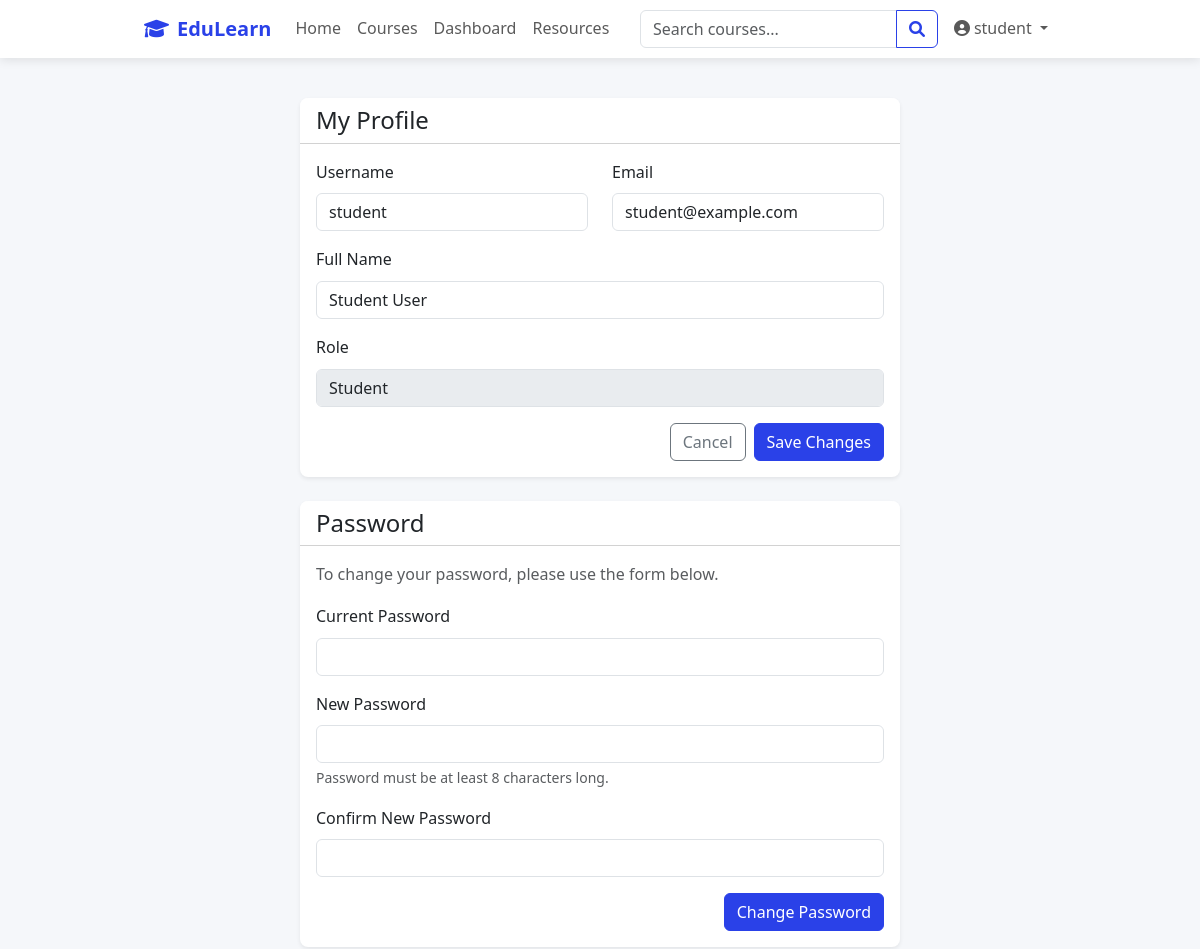
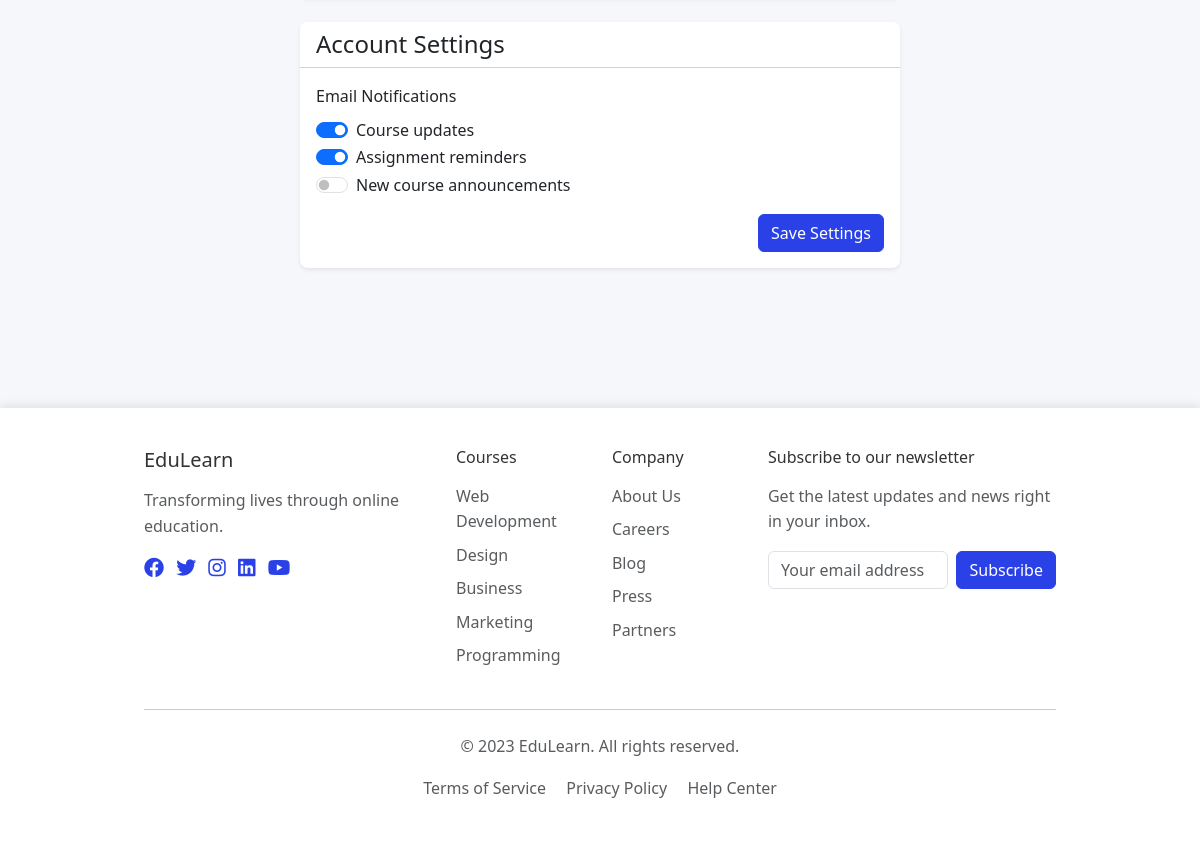
The app's page /profile (signed in) with its own data (2 pictures, top to bottom).
### models.py (models this page shows, shortened)
class User(UserMixin, db.Model):
    id = db.Column(db.Integer, primary_key=True)
    username = db.Column(db.String(64), unique=True, nullable=False)
    email = db.Column(db.String(120), unique=True, nullable=False)
    password_hash = db.Column(db.String(256), nullable=False)
    role = db.Column(db.String(20), nullable=False)  # 'student', 'instructor', 'admin'
    created_at = db.Column(db.DateTime, default=datetime.utcnow)
    student_profile = db.relationship('Student', backref='user', uselist=False)
    instructor_profile = db.relationship('Instructor', backref='user', uselist=False)
    def is_admin(self):
        return self.role == 'admin'
    def is_instructor(self):
        return self.role == 'instructor'
    def is_student(self):
        return self.role == 'student'

class Student(db.Model):
    id = db.Column(db.Integer, primary_key=True)
    user_id = db.Column(db.Integer, db.ForeignKey('user.id'), nullable=False)
    full_name = db.Column(db.String(120), nullable=False)
    enrollments = db.relationship('Enrollment', back_populates='student', cascade='all, delete-orphan')
    submissions = db.relationship('Submission', backref='student', lazy='dynamic')

### routes.py (the view, shortened to what this page needs)
@app.route('/profile', methods=['GET', 'POST'])
@login_required
def profile():
    form = UserForm()
    if request.method == 'GET':
        form.username.data = current_user.username
        form.email.data = current_user.email
        form.role.data = current_user.role
        if current_user.is_student():
            form.full_name.data = current_user.student_profile.full_name
        elif current_user.is_instructor():
            form.full_name.data = current_user.instructor_profile.full_name
            form.expertise.data = current_user.instructor_profile.expertise
    return render_template('auth/profile.html', form=form)

### forms.py (shortened to what this page needs)
class UserForm(FlaskForm):
    username = StringField('Username', validators=[DataRequired(), Length(min=4, max=64)])
    email = StringField('Email', validators=[DataRequired(), Email()])
    password = PasswordField('Password', validators=[Optional()])
    password2 = PasswordField('Confirm Password', validators=[Optional(), EqualTo('password')])
    full_name = StringField('Full Name', validators=[DataRequired(), Length(max=120)])
    role = SelectField('Role', choices=[('student', 'Student'), ('instructor', 'Instructor'), ('admin', 'Admin')], validators=[DataRequired()])
    expertise = StringField('Expertise (for instructors)', validators=[Optional(), Length(max=120)])
    submit = SubmitField('Save User')

### app.py (called while the page is built)
@login_manager.user_loader
def load_user(user_id):
    from models import User
    return User.query.get(int(user_id))

### templates/auth/profile.html (shortened to what this page needs)
{% extends "base.html" %}
{% block content %}
<div class="container">
    <div class="row">
        <div class="col-md-8 mx-auto">
            <div class="card shadow-sm">
                <div class="card-header bg-white">
                    <h4 class="mb-0">My Profile</h4>
                </div>
                <div class="card-body">
                    <form method="POST" class="needs-validation" novalidate>
                        <div class="row">
                            <div class="col-md-6 mb-3">
                                <label for="username" class="form-label">Username</label>
                                {{ form.username(class_="form-control", id="username") }}
                            </div>
                            <div class="col-md-6 mb-3">
                                <label for="email" class="form-label">Email</label>
                                {{ form.email(class_="form-control", id="email") }}
                            </div>
                        </div>
                        <div class="mb-3">
                            <label for="full_name" class="form-label">Full Name</label>
                            {{ form.full_name(class_="form-control", id="full_name") }}
                        </div>
                        <div class="mb-3">
                            <label for="role" class="form-label">Role</label>
                            {{ form.role(class_="form-control", id="role", disabled="disabled") }}
                        </div>
                        <div class="d-flex justify-content-end">
                            <a href="{{ url_for('dashboard') }}" class="btn btn-outline-secondary me-2">Cancel</a>
                            {{ form.submit(class_="btn btn-primary", value="Save Changes") }}
                        </div>
                    </form>
                </div>
            </div>
            <div class="card shadow-sm mt-4">
                <div class="card-header bg-white">
                    <h4 class="mb-0">Password</h4>
                </div>
                <div class="card-body">
                    <p class="text-muted">To change your password, please use the form below.</p>
                    <form method="POST" action="#" class="needs-validation" novalidate>
                        <div class="mb-3">
                            <label for="current_password" class="form-label">Current Password</label>
                            <input type="password" class="form-control" id="current_password" name="current_password" required>
                        </div>
                        <div class="mb-3">
                            <label for="new_password" class="form-label">New Password</label>
                            <input type="password" class="form-control" id="new_password" name="new_password" required>
                            <div class="form-text">Password must be at least 8 characters long.</div>
                        </div>
                        <div class="mb-3">
                            <label for="confirm_password" class="form-label">Confirm New Password</label>
                            <input type="password" class="form-control" id="confirm_password" name="confirm_password" required>
                        </div>
                        <div class="d-flex justify-content-end">
                            <button type="submit" class="btn btn-primary">Change Password</button>
                        </div>
                    </form>
                </div>
            </div>
            <div class="card shadow-sm mt-4">
                <div class="card-header bg-white">
                    <h4 class="mb-0">Account Settings</h4>
                </div>
                <div class="card-body">
                    <div class="mb-3">
                        <label class="form-label d-block">Email Notifications</label>
                        <div class="form-check form-switch">
                            <input class="form-check-input" type="checkbox" id="course_updates" checked>
                            <label class="form-check-label" for="course_updates">Course updates</label>
                        </div>
                        <div class="form-check form-switch">
                            <input class="form-check-input" type="checkbox" id="assignment_reminders" checked>
                            <label class="form-check-label" for="assignment_reminders">Assignment reminders</label>
                        </div>
                        <div class="form-check form-switch">
                            <input class="form-check-input" type="checkbox" id="new_courses">
                            <label class="form-check-label" for="new_courses">New course announcements</label>
                        </div>
                    </div>
                    <div class="d-flex justify-content-end">
                        <button type="button" class="btn btn-primary">Save Settings</button>
                    </div>
                </div>
            </div>
        </div>
    </div>
</div>
{% endblock %}

### templates/base.html (shortened to what this page needs)
<!DOCTYPE html>
<html lang="en">
<head>
    <link href="https://cdn.jsdelivr.net/npm/bootstrap@5.3.0/dist/css/bootstrap.min.css" rel="stylesheet">
    <link rel="stylesheet" href="https://cdnjs.cloudflare.com/ajax/libs/font-awesome/6.0.0/css/all.min.css">
    <link rel="stylesheet" href="{{ url_for('static', filename='css/main.css') }}">
    <link rel="stylesheet" href="{{ url_for('static', filename='css/course-images.css') }}">
</head>
<body>
    <div class="content-wrapper">
        <nav class="navbar navbar-expand-lg navbar-light">
            <div class="container">
                <a class="navbar-brand" href="{{ url_for('index') }}">
                    <i class="fas fa-graduation-cap me-2"></i>EduLearn
                </a>
                <div class="collapse navbar-collapse" id="navbarNav">
                    <ul class="navbar-nav me-auto">
                        <li class="nav-item">
                            <a class="nav-link" href="{{ url_for('index') }}">Home</a>
                        </li>
                        <li class="nav-item">
                            <a class="nav-link" href="{{ url_for('courses') }}">Courses</a>
                        </li>
                        {% if current_user.is_authenticated %}
                        <li class="nav-item">
                            <a class="nav-link" href="{{ url_for('dashboard') }}">Dashboard</a>
                        </li>
                        {% endif %}
                        <li class="nav-item">
                            <a class="nav-link" href="#">Resources</a>
                        </li>
                    </ul>
                    <form class="d-flex me-2" id="search-form">
                        <div class="input-group">
                            <input class="form-control" type="search" placeholder="Search courses..."
                                aria-label="Search">
                            <button class="btn btn-outline-primary" type="submit">
                                <i class="fas fa-search"></i>
                            </button>
                        </div>
                    </form>
                    <div class="navbar-nav">
                        {% if current_user.is_authenticated %}
                        <div class="nav-item dropdown">
                            <a class="nav-link dropdown-toggle" href="#" id="navbarDropdown" role="button"
                                data-bs-toggle="dropdown" aria-expanded="false">
                                <i class="fas fa-user-circle me-1"></i>{{ current_user.username }}
                            </a>
                        </div>
                        {% else %}
                        <a class="nav-link" href="{{ url_for('login') }}">Login</a>
                        <a class="btn btn-primary ms-2" href="{{ url_for('register') }}">Register</a>
                        {% endif %}
                    </div>
                </div>
            </div>
        </nav>
        <main class="py-4">
            {% block content %}{% endblock %}
        </main>
    </div>
    <footer class="footer">
        <div class="container">
            <div class="row">
                <div class="col-md-4 mb-4 mb-md-0">
                    <h5 class="mb-3">EduLearn</h5>
                    <p class="text-muted">Transforming lives through online education.</p>
                    <div class="social-icons mt-3">
                        <a href="#" class="me-2"><i class="fab fa-facebook fa-lg"></i></a>
                        <a href="#" class="me-2"><i class="fab fa-twitter fa-lg"></i></a>
                        <a href="#" class="me-2"><i class="fab fa-instagram fa-lg"></i></a>
                        <a href="#" class="me-2"><i class="fab fa-linkedin fa-lg"></i></a>
                        <a href="#" class="me-2"><i class="fab fa-youtube fa-lg"></i></a>
                    </div>
                </div>
                <div class="col-md-2 col-6 mb-4 mb-md-0">
                    <h6 class="mb-3">Courses</h6>
                    <ul class="list-unstyled">
                        <li class="mb-2"><a href="#" class="text-muted">Web Development</a></li>
                        <li class="mb-2"><a href="#" class="text-muted">Design</a></li>
                        <li class="mb-2"><a href="#" class="text-muted">Business</a></li>
                        <li class="mb-2"><a href="#" class="text-muted">Marketing</a></li>
                        <li class="mb-2"><a href="#" class="text-muted">Programming</a></li>
                    </ul>
                </div>
                <div class="col-md-2 col-6 mb-4 mb-md-0">
                    <h6 class="mb-3">Company</h6>
                    <ul class="list-unstyled">
                        <li class="mb-2"><a href="#" class="text-muted">About Us</a></li>
                        <li class="mb-2"><a href="#" class="text-muted">Careers</a></li>
                        <li class="mb-2"><a href="#" class="text-muted">Blog</a></li>
                        <li class="mb-2"><a href="#" class="text-muted">Press</a></li>
                        <li class="mb-2"><a href="#" class="text-muted">Partners</a></li>
                    </ul>
                </div>
                <div class="col-md-4">
                    <h6 class="mb-3">Subscribe to our newsletter</h6>
                    <p class="text-muted mb-3">Get the latest updates and news right in your inbox.</p>
                    <form class="d-flex">
                        <input type="email" class="form-control me-2" placeholder="Your email address">
                        <button type="submit" class="btn btn-primary">Subscribe</button>
                    </form>
                </div>
            </div>
            <hr class="my-4">
            <div class="text-center text-muted">
                <p>&copy; 2023 EduLearn. All rights reserved.</p>
                <p class="mb-0">
                    <a href="#" class="text-muted me-3">Terms of Service</a>
                    <a href="#" class="text-muted me-3">Privacy Policy</a>
                    <a href="#" class="text-muted">Help Center</a>
                </p>
            </div>
        </div>
    </footer>
</body>
</html>

### static/css/main.css (style rules this page uses)
:root { --primary-color: #2a41e8; --secondary-color: #4d84ff; --dark-color: #333333; --light-color: #f5f7fa; --success-color: #28a745; --warning-color: #ffc107; --danger-color: #dc3545; --info-color: #17a2b8; --gray-color: #6c757d; --border-color: #dee2e6; --shadow-color: rgba(0, 0, 0, 0.1); }
body { font-family: "Segoe UI", Tahoma, Geneva, Verdana, sans-serif; line-height: 1.6; color: var(--dark-color); background-color: var(--light-color); margin: 0; padding: 0; min-height: 100vh; display: flex; flex-direction: column; overflow-x: hidden; }
a { color: var(--primary-color); text-decoration: none; }
.btn-primary { background-color: var(--primary-color); border-color: var(--primary-color); }
.btn-outline-primary { color: var(--primary-color); border-color: var(--primary-color); }
.navbar { background-color: white; box-shadow: 0 2px 10px var(--shadow-color); position: relative; z-index: 1030; }
.content-wrapper { flex: 1 0 auto; display: flex; flex-direction: column; width: 100%; min-height: 100%; padding-bottom: 2rem; }
main { flex: 1 0 auto; width: 100%; padding: 2rem 0; }
.container { width: 100%; padding-right: var(--bs-gutter-x, 0.75rem); padding-left: var(--bs-gutter-x, 0.75rem); margin-right: auto; margin-left: auto; max-width: 1320px; }
.navbar-brand { font-weight: 700; color: var(--primary-color) !important; }
.card { border-radius: 8px; overflow: hidden; box-shadow: 0 4px 15px var(--shadow-color); transition: transform 0.3s ease, box-shadow 0.3s ease; border: none; background: #fff; position: relative; isolation: isolate; margin-bottom: 1.5rem; height: fit-content; }
.footer { background-color: white; padding: 40px 0; margin-top: 60px; box-shadow: 0 -2px 10px var(--shadow-color); }
@media (max-width: 1200px) { .container { max-width: 960px; } }

### records on screen
User: username "student", email "student@example.com", role "Student"
Student: full_name "Student User"
